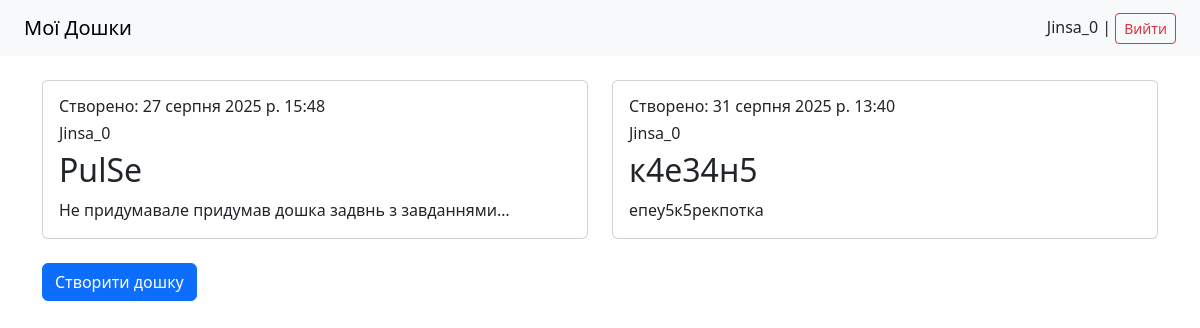
/dashboards/ (signed in), run on an earlier commit of the app's database.
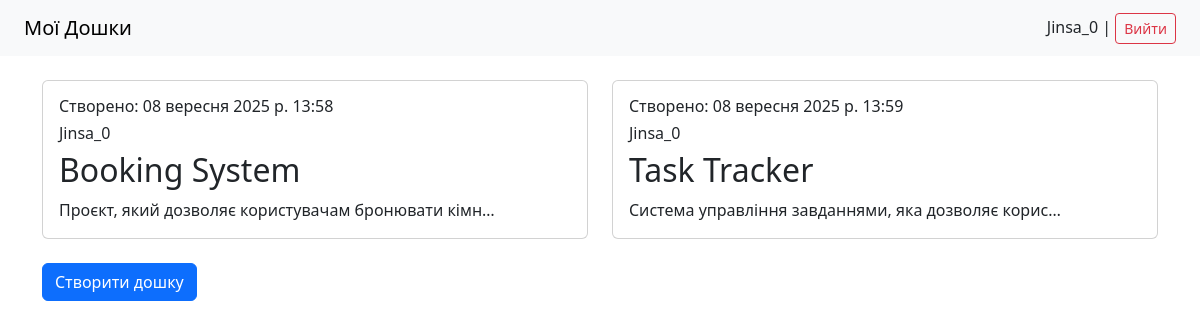
And on a later commit of the database.
### task_manager/models.py (models this page shows, shortened)
class Dashboard(models.Model):
    title =  models.CharField(max_length = 200, verbose_name = "Назва")
    description =  models.TextField(verbose_name = "Опис", blank = True)
    created_at = models.DateTimeField(auto_now_add = True)
    created_by = models.ForeignKey(User, on_delete = models.CASCADE, related_name='dashboards', verbose_name = "Автор")
    members = models.ManyToManyField(User, related_name="shared_dashboards", blank=True, verbose_name = "Учасники")
    class Meta:
        verbose_name = "Дошка"
        verbose_name_plural = "Дошки"

### task_manager/views.py (the view)
# urls.py: path('dashboards/', DashboardListView.as_view(), name = 'dashboard_list'),
class DashboardListView(LoginRequiredMixin, DashboardAccessMixin, ListView):
    model = Dashboard
    template_name = 'dashboard/dashboard_list.html'
    context_object_name = 'dashboards'

### task_manager/views.py (called while the page is built)
    def get_queryset(self):
        return Dashboard.objects.filter(
            Q(created_by=self.request.user) | Q(members=self.request.user)
        ).distinct()

### task_manager/templates/dashboard/dashboard_list.html (shortened to what this page needs)
{% extends "base.html" %}
{% block content %}
    <div class="row row-cols-2 justify-content-md-center">
        {% for dashboard in dashboards %}
        <div class = "col mb-4">
            <div class = "card h-100">
                <div class="card-body text-left">
                    <h6>Створено: {{ dashboard.created_at }}</h6>
                    <h6>{{ dashboard.created_by }}</h6>
                    <h2><a class="card-title" href="{% url 'dashboard_detail' dashboard_pk=dashboard.pk %}" style="text-decoration: none;">{{ dashboard.title }}</a></h2>
                    <p class="card-text">{{ dashboard.description|truncatechars:50 }}</p>
                </div>
            </div>
        </div>
        {% empty %}
        <p>Наразі немає жодних дошок</p>
        {% endfor %}
    </div>
    <a href="{% url 'dashboard_create' %}" class="btn btn-primary">Створити дошку</a>
{% endblock %}

### task_manager/templates/base.html (shortened to what this page needs)
<!DOCTYPE html>
<html lang="uk">
<head>
  <link href="https://cdn.jsdelivr.net/npm/bootstrap@5.3.0/dist/css/bootstrap.min.css" rel="stylesheet">
<body>
  <nav class="navbar navbar-expand-lg navbar-light bg-light px-4">
    <a class="navbar-brand" href="{% url 'dashboard_list' %}">Мої Дошки</a>
    <div class="ms-auto">
      {% if user.is_authenticated %}
        {% if dashboard %}
        <a class="navbar-brand" href="{% url 'todolist_list' dashboard.pk %}">Мої списки завдань | </a>
        {% else %}
        {{ request.user.username }} |
        {% endif %}
        <form method="post" action="{% url 'logout' %}" style="display: inline;">
          <button type="submit" class="btn btn-sm btn-outline-danger">Вийти</button>
        </form>
      {% else %}
        <a href="{% url 'login' %}" class="btn btn-sm btn-outline-primary">Увійти</a>
        <a href="{% url 'register' %}" class="btn btn-sm btn-outline-success">Реєстрація</a>
      {% endif %}
    </div>
  </nav>
  <div class="container mt-4">
    {% block content %}{% endblock %}
  </div>
</body>
</html>

What changed in the data, as far as the page shows it:
removed Dashboard: created_at "27 серпня 2025 р. 15:48", created_by "Jinsa_0", title "PulSe", description "Не придумавале придумав дошка задвнь з завданнями…"
removed Dashboard: created_at "31 серпня 2025 р. 13:40", created_by "Jinsa_0", title "к4е34н5", description "епеу5к5рекпотка"
added Dashboard: created_at "08 вересня 2025 р. 13:58", created_by "Jinsa_0", title "Booking System", description "Проєкт, який дозволяє користувачам бронювати кімн…"
added Dashboard: created_at "08 вересня 2025 р. 13:59", created_by "Jinsa_0", title "Task Tracker", description "Система управління завданнями, яка дозволяє корис…"
